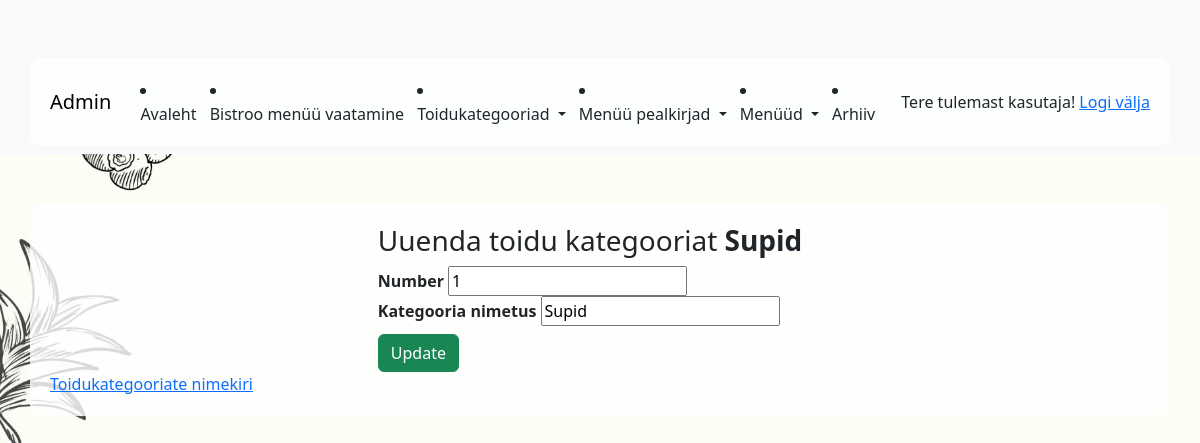
The page /app_admin/category_update/1 (signed in) on the database its author committed.
### app_admin/models.py (models this page shows)
class Category(models.Model):
    number = models.PositiveIntegerField(verbose_name="Number")
    name = models.CharField(max_length=255, unique=True, verbose_name="Kategooria nimetus")
    def __str__(self):
        return self.name

### app_admin/views.py (the view)
# urls.py: path('category_update/<int:pk>', views.CategoryUpdateView.as_view(), name='category_update'),
class CategoryUpdateView(ManagerRequiredMixin, EditorRequiredMixin, UpdateView):
    template_name = 'app_admin/category_update.html'
    model = Category
    fields = '__all__'
    success_url = reverse_lazy('app_admin:category_list')

### app_admin/views.py (called while the page is built)
    def test_func(self):
        return self.request.user.groups.filter(name='Manager').exists()

### app_admin/templates/app_admin/category_update.html (shortened to what this page needs)
{% extends 'base_admin.html' %}
{% block content %}
	<div class="row">
    <div class="col-5 mx-auto">
        <h3>Uuenda toidu kategooriat <span class="fw-bold">{{ category }}</span></h3>
        <form method="post" class="form">
            {% for field in form %}
            	<div class="form-field">
                    <label for="{{ field.id_for_label }}" class="fw-bold">{{ field.label }}</label>
                    {{ field }}
                </div>
            {% endfor %}
            <input type="submit" value="Update" class="btn btn-success mt-2">
        </form>
    </div>
    <a href="{% url 'app_admin:category_list' %}">Toidukategooriate nimekiri</a>
    </div>
{% endblock %}

### templates/menu_admin.html (shortened to what this page needs)
<nav class="navbar navbar-expand-lg navbar-light bg-light">
  <div class="container">
    {% if user.is_authenticated %}
      <a class="navbar-brand" href="http://127.0.0.1:8000/admin/"> Admin </a>
        <li class="nav-item">
        <a class="nav-link" href="{% url "app_admin:index" %}" >Avaleht</a>
        </li>
        <li class="nav-item">
        <a class="nav-link" href="{% url "app_public:index" %}" >Bistroo menüü vaatamine</a>
        </li>
              <li class="nav-item dropdown">
          <a class="nav-link dropdown-toggle" href="#" role="button" data-bs-toggle="dropdown" aria-expanded="false">
                Toidukategooriad
          </a>
        </li>
              <li class="nav-item dropdown">
          <a class="nav-link dropdown-toggle" href="#" role="button"  data-bs-toggle="dropdown" aria-expanded="false">
               Menüü pealkirjad
          </a>
        </li>
        <li class="nav-item dropdown">
          <a class="nav-link dropdown-toggle" href="#" role="button"  data-bs-toggle="dropdown" aria-expanded="false">
               Menüüd
          </a>
        </li>
         <li class="nav-item">
    <a class="nav-link" href="{% url 'app_admin:archive_page' %}">Arhiiv</a>
  </li>
{% endif %}
  {% if user.is_authenticated  %}
    	<span class="nav-link">Tere tulemast {{ user.username }}! <a href="{% url 'logout' %}">Logi välja</a></span>
 {% else %}
        <span class="nav-link">Kui sa soovid menüüd muuta, siis sa pead sisse logima! <a href="{% url 'login' %}">Logi sisse</a></span>
    {% endif %}
    </div>
</nav>

### rows shown on the page
Category: name "Supid", form "1" "Supid"

### other values the page prints
{{ user.username }} "kasutaja"
{{ field.label }} "Number" "Kategooria nimetus"
